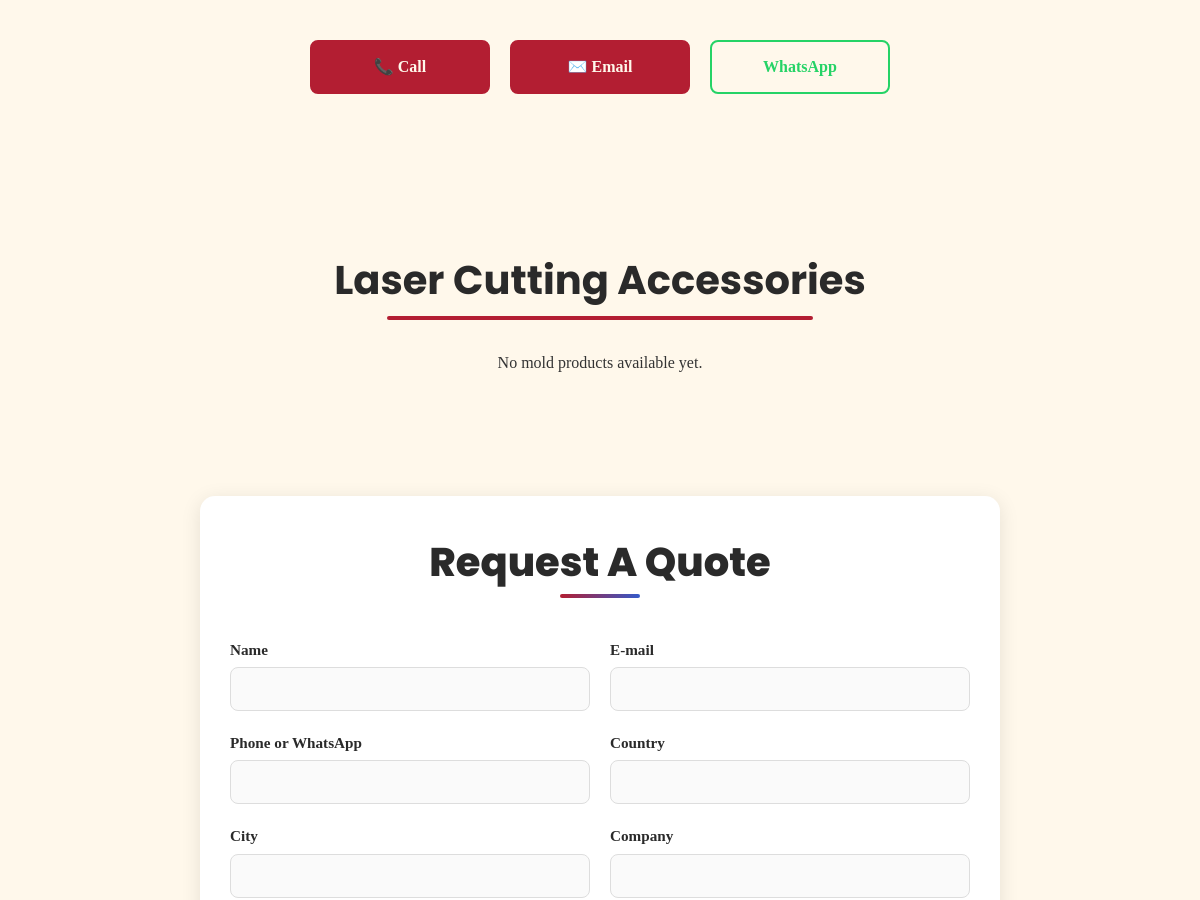
The page /laser_accessories.php (middle part) on the database as committed earlier.
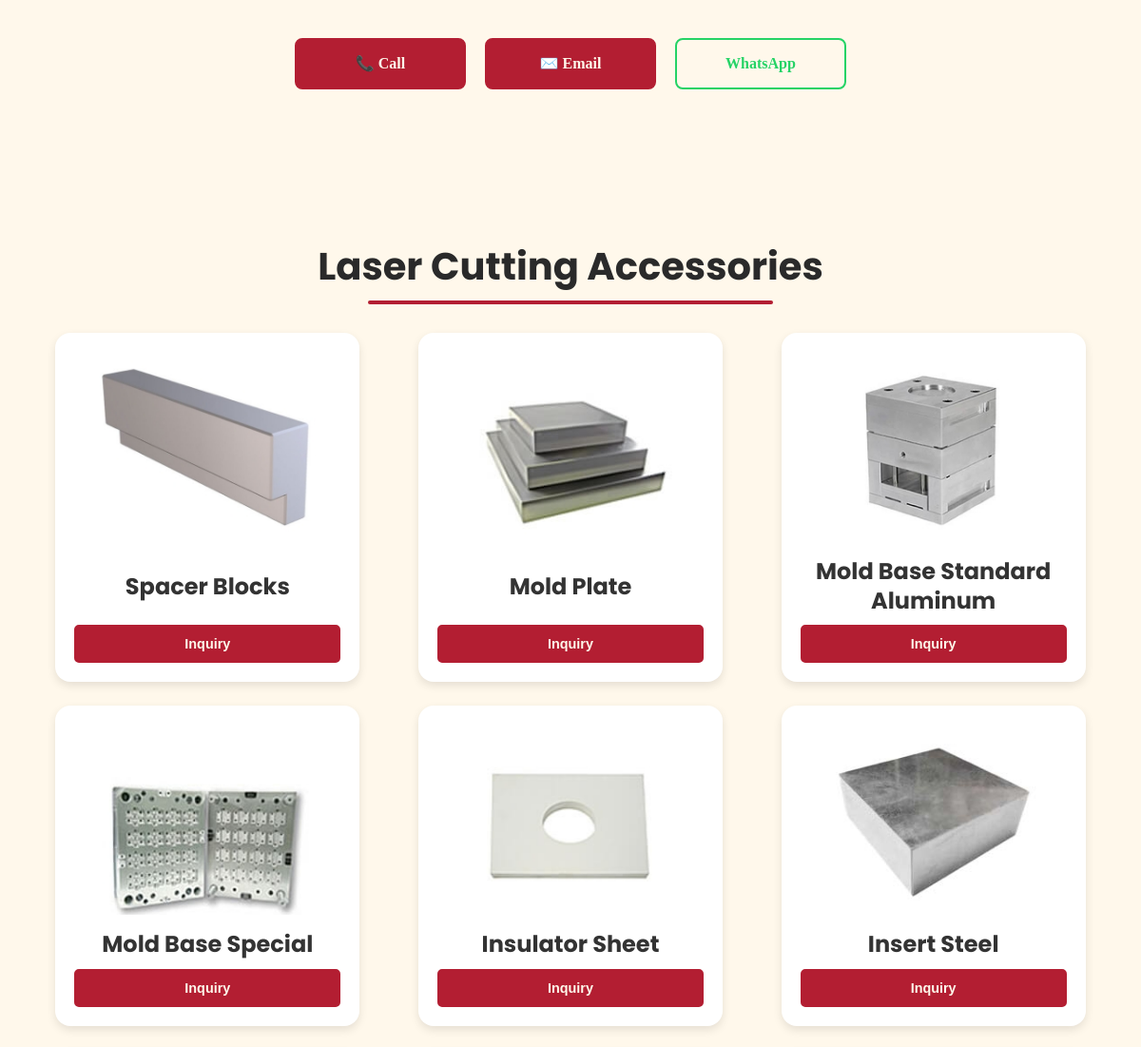
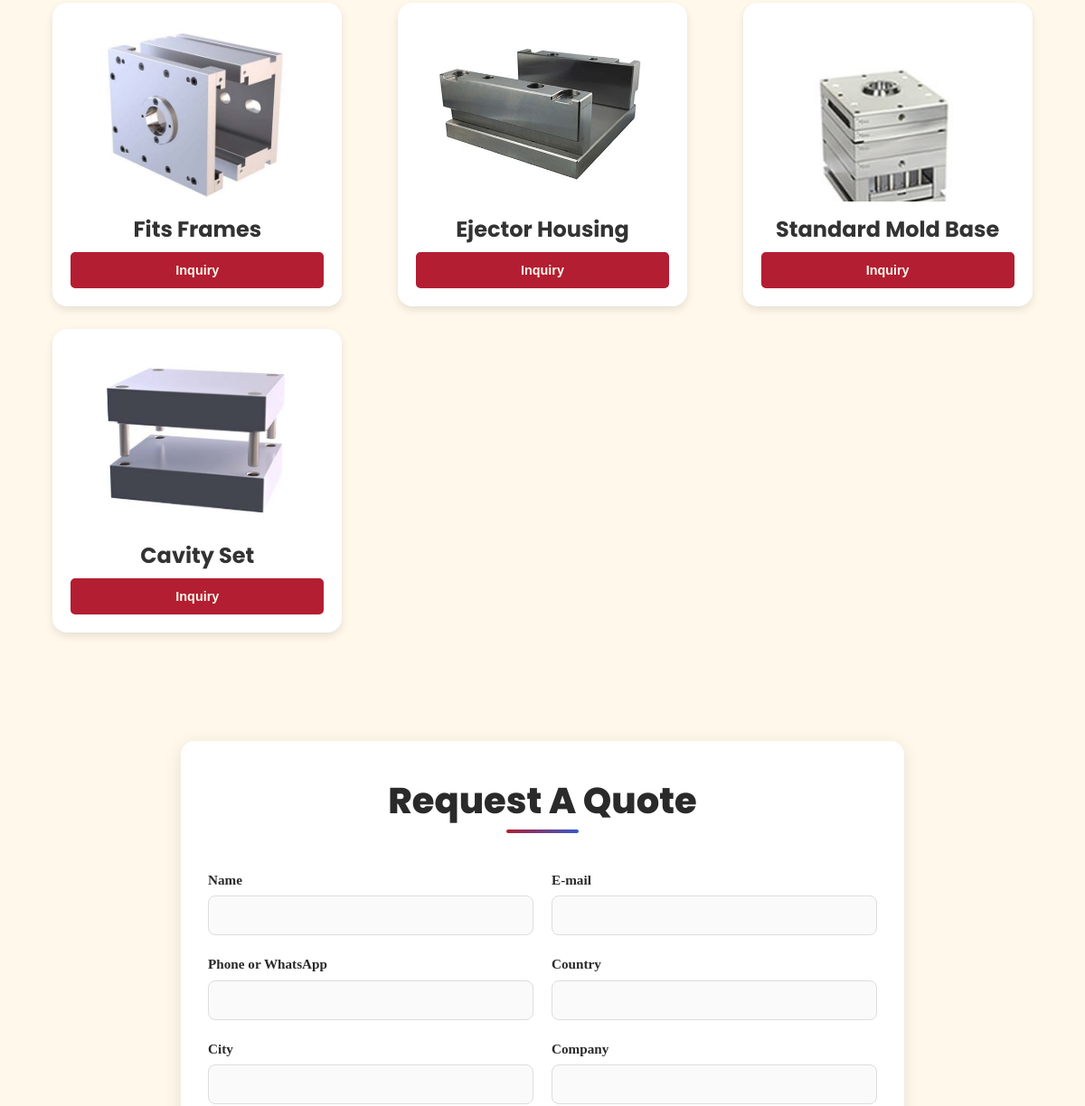
The same page on the database as committed later (2 pictures, top to bottom).
### tables this page shows
CREATE TABLE `cards` (
  `id` int(11) NOT NULL,
  `category` varchar(100) DEFAULT NULL,
  `title` varchar(255) DEFAULT NULL,
  `description` text DEFAULT NULL,
  `image` varchar(255) DEFAULT NULL,
  `pdf` varchar(255) DEFAULT NULL,
  `created_at` timestamp NOT NULL DEFAULT current_timestamp()
);

### laser_accessories.php (the view, shortened to what this page needs)
<!DOCTYPE html>
<html lang="en">
<head>
        <link rel="stylesheet" href="header.css">
     <link rel="stylesheet" href="index.css">
    <link rel="stylesheet" href="https://cdnjs.cloudflare.com/ajax/libs/font-awesome/6.0.0-beta3/css/all.min.css">
</head>
<body class="has-hero">
    <div class="page-content">
        <section class="about-section">
            <div class="contact-btns-container">
             <a href="tel:03008227711" class="contact-btn btn-call">
            📞 Call
        </a>
        <a href="mailto: itdtech2004@gmail.com" class="contact-btn btn-email">
            ✉️ Email
        </a>
        <a href="https://wa.me/03008227711" class="contact-btn btn-whatsapp">
            WhatsApp
        </a>
            </div>
        </section>
        <section class="product-list-section">
            <h2 class="section-title">Laser Cutting Accessories</h2>
          <div class="product-list">
  <?php
  include 'db_connection.php';
  $category = 'mold';
  $result = mysqli_query($conn, "SELECT * FROM cards WHERE category='$category' ORDER BY id DESC");
  if (mysqli_num_rows($result) > 0) {
    while ($row = mysqli_fetch_assoc($result)) {
      ?>
      <div class="product-item">
        <img src="<?= htmlspecialchars($row['image']); ?>" alt="<?= htmlspecialchars($row['title']); ?>">
        <h3><?= htmlspecialchars($row['title']); ?></h3>
        <button class="inquiry-button">Inquiry</button>
      </div>
      <?php
    }
  } else {
    echo "<p style='text-align:center;'>No mold products available yet.</p>";
  }
  ?>
</div>
        </section>
<?php include 'includes/ContactForm.php'; ?>
</div>
</body>
</html>

Rows that differ between the two databases and show on the page:
added cards: image (picture), title "Spacer Blocks"
added cards: image (picture), title "Mold Plate"
added cards: image (picture), title "Mold Base Standard Aluminum"
added cards: image (picture), title "Mold Base Special"
added cards: image (picture), title "Insulator Sheet"
added cards: image (picture), title "Insert Steel"
added cards: image (picture), title "Fits Frames"
added cards: image (picture), title "Ejector Housing"
added cards: image (picture), title "Standard Mold Base"
added cards: image (picture), title "Cavity Set"
Other text that changed with them:
text no longer shown: "No mold products available yet."
